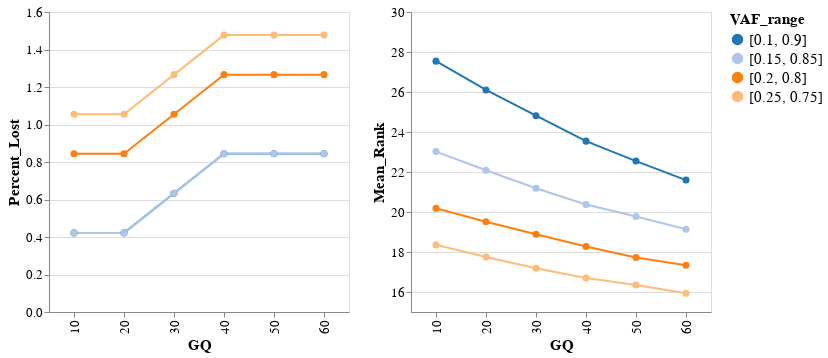

The notebook cell this image was saved under:
### Code cell
med_ranks = alt.Chart(df).mark_line(point=alt.OverlayMarkDef(filled=True, size=50)).encode(
    x=alt.X('GQ'),
    y=alt.Y('Mean_Rank', scale=alt.Scale(domain=[15,30])),
    color=alt.Color('VAF_range:N', scale=alt.Scale(scheme='category20')),
   # shape=alt.Shape('VAF_range',scale=alt.Scale(range=['triangle-down','square','circle', 'triangle', 'diamond']) ),
    tooltip=['Percent_Lost', 'Median_Rank', 'VAF_range', 'Mean_Rank']
).properties(width=300)

percent_lost = alt.Chart(df).mark_line(point=alt.OverlayMarkDef(filled=True, size=50)).encode(
    x=alt.X('GQ'),
    y=alt.Y('Percent_Lost'),
    color=alt.Color('VAF_range:N', scale=alt.Scale(scheme='category20')),
   # shape=alt.Shape('VAF_range',scale=alt.Scale(range=['triangle-down','square','circle', 'triangle', 'diamond']) ),
    tooltip=['Percent_Lost', 'Median_Rank', 'VAF_range', 'Mean_Rank']
).properties(width=300)

percent_lost
#hits=alt.Chart(str(graph), title='False Discovery Rate (FDR) Curve - By Gene ').mark_line(point=alt.OverlayMarkDef(filled=False, fill="white")).encode(


alt.hconcat(percent_lost, med_ranks).configure_legend(labelLimit=0, labelFontSize=15, titleFontSize=15, labelFont='arial').configure_axis(
    labelFontSize=13,
    titleFontSize=15,labelFont='arial'
    ).configure_scale(
    bandPaddingInner=0.9
    )

### Figure 1 — Vega-Lite specification as saved in the notebook (floating-point values rounded to 4 significant figures)
{"config": {"view": {"continuousWidth": 300, "continuousHeight": 300}, "axis": {"labelFont": "arial", "labelFontSize": 13, "titleFontSize": 15}, "legend": {"labelFont": "arial", "labelFontSize": 15, "labelLimit": 0, "titleFontSize": 15}, "scale": {"bandPaddingInner": 0.9}}, "hconcat": [{"mark": {"type": "line", "point": {"filled": true, "size": 50}}, "encoding": {"color": {"field": "VAF_range", "scale": {"scheme": "category20"}, "type": "nominal"}, "tooltip": [{"field": "Percent_Lost", "type": "quantitative"}, {"field": "Median_Rank", "type": "quantitative"}, {"field": "VAF_range", "type": "nominal"}, {"field": "Mean_Rank", "type": "quantitative"}], "x": {"field": "GQ", "type": "nominal"}, "y": {"field": "Percent_Lost", "type": "quantitative"}}, "width": 300}, {"mark": {"type": "line", "point": {"filled": true, "size": 50}}, "encoding": {"color": {"field": "VAF_range", "scale": {"scheme": "category20"}, "type": "nominal"}, "tooltip": [{"field": "Percent_Lost", "type": "quantitative"}, {"field": "Median_Rank", "type": "quantitative"}, {"field": "VAF_range", "type": "nominal"}, {"field": "Mean_Rank", "type": "quantitative"}], "x": {"field": "GQ", "type": "nominal"}, "y": {"field": "Mean_Rank", "scale": {"domain": [15, 30]}, "type": "quantitative"}}, "width": 300}], "data": {"name": "data-1b8329809b4df0f1a8c31e1f32cfefa0"}, "$schema": "https://vega.github.io/schema/vega-lite/v5.17.0.json", "datasets": {"data-1b8329809b4df0f1a8c31e1f32cfefa0": [{"GQ": "10", "VAF_range": "[0.1, 0.9]", "Median_Rank": 3.5, "Mean_Rank": 27.54, "Variants_Lost": 2, "Percent_Lost": 0.4219, "Filtering": "10_[0.1, 0.9]"}, {"GQ": "20", "VAF_range": "[0.1, 0.9]", "Median_Rank": 3.5, "Mean_Rank": 26.1, "Variants_Lost": 2, "Percent_Lost": 0.4219, "Filtering": "20_[0.1, 0.9]"}, {"GQ": "10", "VAF_range": "[0.15, 0.85]", "Median_Rank": 3.0, "Mean_Rank": 23.02, "Variants_Lost": 2, "Percent_Lost": 0.4219, "Filtering": "10_[0.15, 0.85]"}, {"GQ": "20", "VAF_range": "[0.15, 0.85]", "Median_Rank": 3.0, "Mean_Rank": 22.09, "Variants_Lost": 2, "Percent_Lost": 0.4219, "Filtering": "20_[0.15, 0.85]"}, {"GQ": "30", "VAF_range": "[0.1, 0.9]", "Median_Rank": 3.0, "Mean_Rank": 24.82, "Variants_Lost": 3, "Percent_Lost": 0.6329, "Filtering": "30_[0.1, 0.9]"}, {"GQ": "40", "VAF_range": "[0.1, 0.9]", "Median_Rank": 3.0, "Mean_Rank": 23.54, "Variants_Lost": 4, "Percent_Lost": 0.8439, "Filtering": "40_[0.1, 0.9]"}, {"GQ": "50", "VAF_range": "[0.1, 0.9]", "Median_Rank": 3.0, "Mean_Rank": 22.55, "Variants_Lost": 4, "Percent_Lost": 0.8439, "Filtering": "50_[0.1, 0.9]"}, {"GQ": "60", "VAF_range": "[0.1, 0.9]", "Median_Rank": 3.0, "Mean_Rank": 21.6, "Variants_Lost": 4, "Percent_Lost": 0.8439, "Filtering": "60_[0.1, 0.9]"}, {"GQ": "30", "VAF_range": "[0.15, 0.85]", "Median_Rank": 2.0, "Mean_Rank": 21.18, "Variants_Lost": 3, "Percent_Lost": 0.6329, "Filtering": "30_[0.15, 0.85]"}, {"GQ": "10", "VAF_range": "[0.2, 0.8]", "Median_Rank": 2.0, "Mean_Rank": 20.19, "Variants_Lost": 4, "Percent_Lost": 0.8439, "Filtering": "10_[0.2, 0.8]"}, {"GQ": "20", "VAF_range": "[0.2, 0.8]", "Median_Rank": 2.0, "Mean_Rank": 19.51, "Variants_Lost": 4, "Percent_Lost": 0.8439, "Filtering": "20_[0.2, 0.8]"}, {"GQ": "40", "VAF_range": "[0.15, 0.85]", "Median_Rank": 2.0, "Mean_Rank": 20.37, "Variants_Lost": 4, "Percent_Lost": 0.8439, "Filtering": "40_[0.15, 0.85]"}, {"GQ": "50", "VAF_range": "[0.15, 0.85]", "Median_Rank": 2.0, "Mean_Rank": 19.78, "Variants_Lost": 4, "Percent_Lost": 0.8439, "Filtering": "50_[0.15, 0.85]"}, {"GQ": "60", "VAF_range": "[0.15, 0.85]", "Median_Rank": 2.0, "Mean_Rank": 19.13, "Variants_Lost": 4, "Percent_Lost": 0.8439, "Filtering": "60_[0.15, 0.85]"}, {"GQ": "10", "VAF_range": "[0.25, 0.75]", "Median_Rank": 2.0, "Mean_Rank": 18.36, "Variants_Lost": 5, "Percent_Lost": 1.055, "Filtering": "10_[0.25, 0.75]"}, {"GQ": "20", "VAF_range": "[0.25, 0.75]", "Median_Rank": 2.0, "Mean_Rank": 17.75, "Variants_Lost": 5, "Percent_Lost": 1.055, "Filtering": "20_[0.25, 0.75]"}, {"GQ": "30", "VAF_range": "[0.2, 0.8]", "Median_Rank": 2.0, "Mean_Rank": 18.89, "Variants_Lost": 5, "Percent_Lost": 1.055, "Filtering": "30_[0.2, 0.8]"}, {"GQ": "30", "VAF_range": "[0.25, 0.75]", "Median_Rank": 2.0, "Mean_Rank": 17.18, "Variants_Lost": 6, "Percent_Lost": 1.266, "Filtering": "30_[0.25, 0.75]"}, {"GQ": "40", "VAF_range": "[0.2, 0.8]", "Median_Rank": 2.0, "Mean_Rank": 18.27, "Variants_Lost": 6, "Percent_Lost": 1.266, "Filtering": "40_[0.2, 0.8]"}, {"GQ": "50", "VAF_range": "[0.2, 0.8]", "Median_Rank": 2.0, "Mean_Rank": 17.73, "Variants_Lost": 6, "Percent_Lost": 1.266, "Filtering": "50_[0.2, 0.8]"}, {"GQ": "60", "VAF_range": "[0.2, 0.8]", "Median_Rank": 2.0, "Mean_Rank": 17.34, "Variants_Lost": 6, "Percent_Lost": 1.266, "Filtering": "60_[0.2, 0.8]"}, {"GQ": "40", "VAF_range": "[0.25, 0.75]", "Median_Rank": 2.0, "Mean_Rank": 16.7, "Variants_Lost": 7, "Percent_Lost": 1.477, "Filtering": "40_[0.25, 0.75]"}, {"GQ": "50", "VAF_range": "[0.25, 0.75]", "Median_Rank": 2.0, "Mean_Rank": 16.35, "Variants_Lost": 7, "Percent_Lost": 1.477, "Filtering": "50_[0.25, 0.75]"}, {"GQ": "60", "VAF_range": "[0.25, 0.75]", "Median_Rank": 2.0, "Mean_Rank": 15.93, "Variants_Lost": 7, "Percent_Lost": 1.477, "Filtering": "60_[0.25, 0.75]"}]}}
